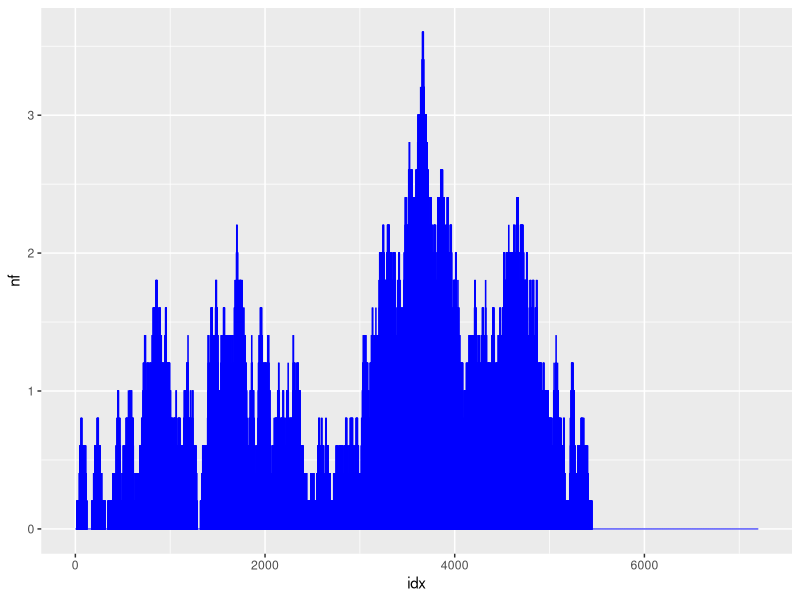
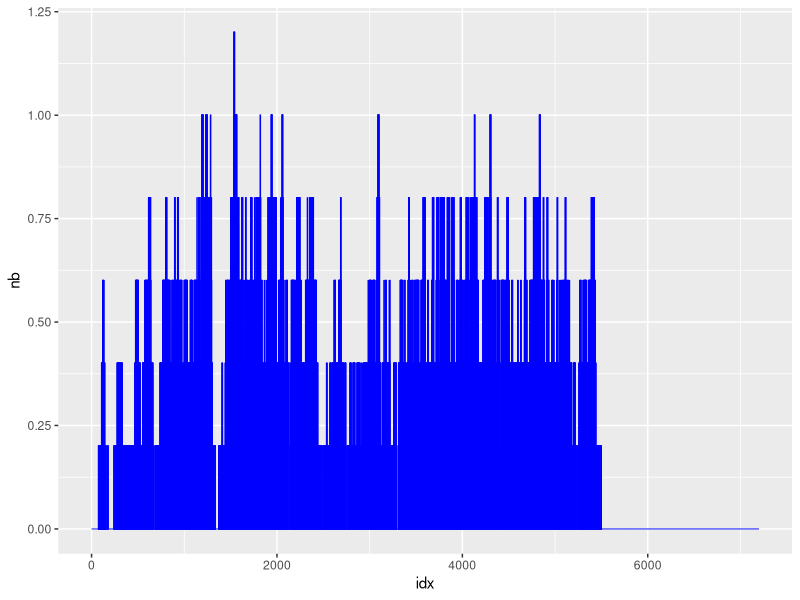
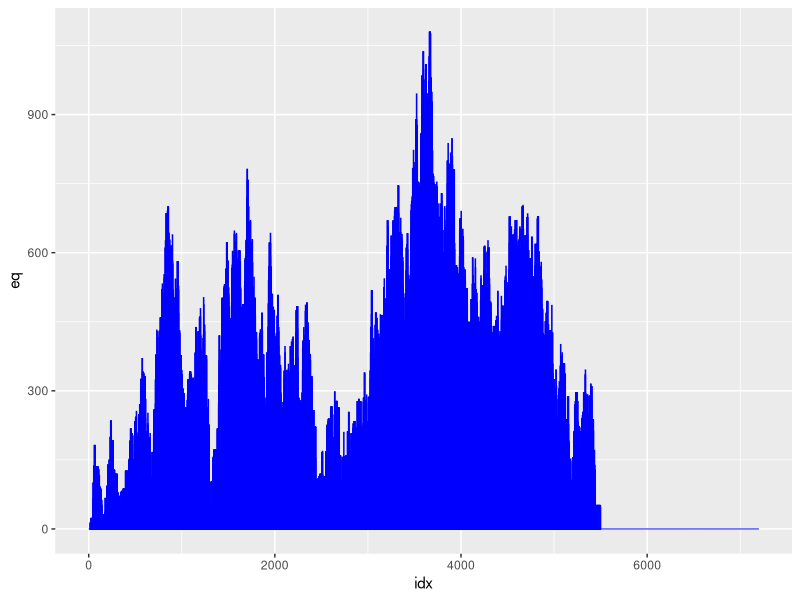
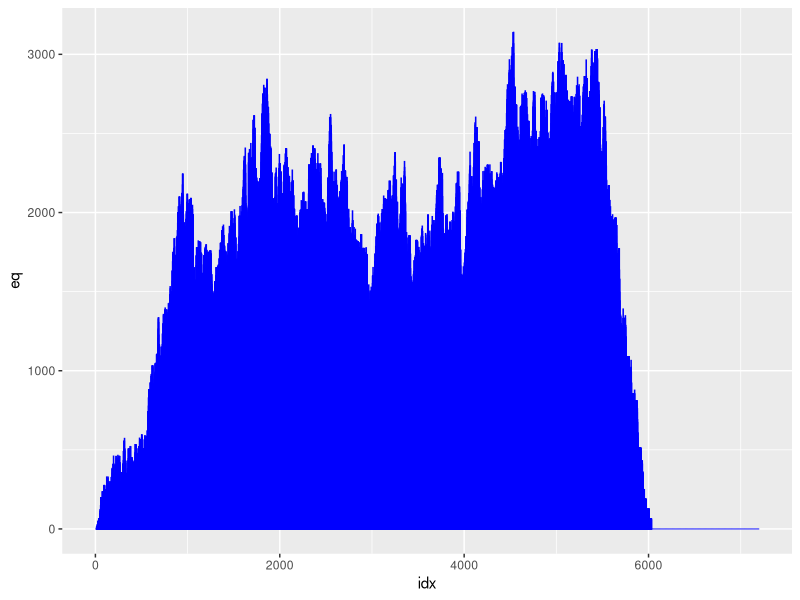

Write R code to recreate these figures, in order.
library(ggplot2)

slot_checker <- function(df_station) {
    # Function to check the available slot in the station
    # Parameters:
    #   - df_station(data.frame): the statistics of the stations
    # Return:
    #   - availability(bool): Whether there is an available slot or not
    total_lower_capacity <- nrow(df_station[df_station$queue < df_station$max_queue, ])
    if (total_lower_capacity > 0) {
        availability <- TRUE
    } else {
        availability <- FALSE
    }
    return(availability)
}

add_a_new_car <- function(df_station) {
    # Function to add a new car to the shorthest queue (if slot available)
    # Parameters:
    #   - df_station(data.frame): the statistics of the stations
    # Return:
    #   - df_station(data.frame): the statistics of the stations with new car if slot is available.
    short_queue <- min(df_station["queue"])
    short_stations <- df_station[df_station$queue == short_queue, ]
    short_stations <- df_station[df_station$queue == short_queue & df_station$queue < df_station$max_queue, ]

    if (nrow(short_stations) > 0) {
        first_short_stations <- min(short_stations["station"])
        df_station[df_station$station == first_short_stations, ]["queue"] <- df_station[df_station$station == first_short_stations, ]["queue"] + 1
    }
    return(df_station)
}

process_a_car <- function(df_station, pmin, pmax) {
    # Function to process a car (update the queue, subtract a car from the queue, assign a new car to be processed)
    # Parameters:
    #   - df_station(data.frame): the statistics of the stations
    #   - pmin(int): the lower bound of processing time (alpha in the Uniform distribution)
    #   - pmin(int): the upper bound of processing time (beta in the Uniform distribution)
    # Return:
    #   - df_station(data.frame): the statistics of the stations with updated state and queue
    df_station["next_car"] <- df_station$state <= df_station$next_state

    available_station <- df_station[df_station$next_car == TRUE & df_station$queue > 0, ]

    total_available_station <- nrow(available_station)

    processing_time <- runif(total_available_station, min = pmin, max = pmax)
    processing_time <- ceiling(processing_time)

    if (total_available_station > 0) {
        df_station[df_station$next_car == TRUE & df_station$queue > 0, ]["next_state"] <- available_station["state"] - processing_time
        df_station[df_station$next_car == TRUE & df_station$queue > 0, ]["ptime"] <- processing_time
        df_station[df_station$next_car == TRUE & df_station$queue > 0, ]["queue"] <- available_station["queue"] - 1
    }
    return(df_station)
}

qsim <- function(mf = 5, mb = 5, a.rate = .1, trb = 40, trf = 40, tmb = 30, tmf = 30, maxb = 20) {
    # Function to simulate the system
    # Parameters:
    #   - mf(int): Number of French stations
    #   - mb(int): Number of British stations
    #   - a.rate(float): is the probability of a car arriving each second.
    #   - trb(int): upper bound of processing time in british stations (beta)
    #   - trf(int): upper bound of processing time in french stations (beta)
    #   - tmb(int): lower bound of processing time in british stations (alpha)
    #   - tmf(int): lower bound of processing time in french stations (alpha)
    #   - maxb(int):  the maximum british queue length (per station)
    # Returns:
    #   - nf(vector): a vector giving the average length of the french queues, for each simulation second
    #   - nb(vector): a vector giving the average length of the british queues, for each simulation second
    #   - eq(vector): a vector giving the average expected waiting time

    total_state <- 2 * 60 * 60
    france_station <- data.frame(
        "station" = 1:mf, 
        "queue" = rep(0, mf), 
        "state" = total_state, 
        "next_state" = total_state, 
        "next_car" = TRUE, 
        max_queue = Inf, 
        ptime = 0
        )
    british_station <- data.frame(
        "station" = 1:mf, 
        "queue" = rep(0, mf), 
        "state" = total_state, 
        "next_state" = total_state, 
        "next_car" = TRUE, 
        max_queue = maxb, 
        ptime = 0
        )

    nf <- c()
    nb <- c()
    eq <- c()

    for (i in 1:total_state) {
        # TODO: To stop the process 30 mins before departure.
        if (min(france_station$state) >= (30 * 60)) {
            is_car_arrive <- rbinom(1, 1, a.rate)
        } else {
            is_car_arrive <- FALSE
        }
        is_british_available <- slot_checker(british_station)

        n_state_f <- sum(france_station["queue"])
        n_state_b <- sum(british_station["queue"])

        # Function to add a new car to the queue on French
        if (is_car_arrive) {
            france_station <- add_a_new_car(france_station)
        }

        # Function to add a new car to the queue on British
        if (is_british_available) {
            # Process a car on the French Station
            france_station <- process_a_car(france_station, pmin = tmf, pmax = tmf + trf)
        }

        # Add a new car to British Station
        if (is_british_available & sum(france_station["queue"]) < n_state_f) {
            british_station <- add_a_new_car(british_station)
            n_state_f <- sum(france_station["queue"])
        }

        british_station <- process_a_car(british_station, pmin = tmb, pmax = tmb + trb)

        # Statistic
        mean_proc_time_french <- mean(france_station$ptime)
        mean_proc_time_british <- mean(british_station$ptime)

        nf <- c(nf, mean(france_station$queue))
        nb <- c(nb, mean(british_station$queue))
        eq <- c(eq, (n_state_f * mean_proc_time_french) + (n_state_b * mean_proc_time_british))

        france_station["state"] <- france_station["state"] - 1
        british_station["state"] <- british_station["state"] - 1
    }
    return(list(nf = nf, nb = nb, eq = eq))
}

res1 <- qsim(mf = 5, mb = 5, a.rate = .1, trb = 40, trf = 40, tmb = 30, tmf = 30, maxb = 20)
res2 <- qsim(mf = 5, mb = 5, a.rate = .1, trb = 40, trf = 40, tmb = 40, tmf = 30, maxb = 20)

df_stat1 <- data.frame(
    nf = unlist(res1$nf),
    nb = unlist(res1$nb),
    eq = unlist(res1$eq),
    idx = 1:7200
)
df_stat2 <- data.frame(
    nf = unlist(res2$nf),
    nb = unlist(res2$nb),
    eq = unlist(res2$eq),
    idx = 1:7200
)

# Todo: combine these plot into a single of graph (4 panels 2x2)
ggplot(data = df_stat1, aes(x = idx, y = nf)) +
    geom_bar(stat = "identity", color = "blue")
ggplot(data = df_stat1, aes(x = idx, y = nb)) +
    geom_bar(stat = "identity", color = "blue")
ggplot(data = df_stat1, aes(x = idx, y = eq)) +
    geom_bar(stat = "identity", color = "blue")
ggplot(data = df_stat2, aes(x = idx, y = eq)) +
    geom_bar(stat = "identity", color = "blue")
